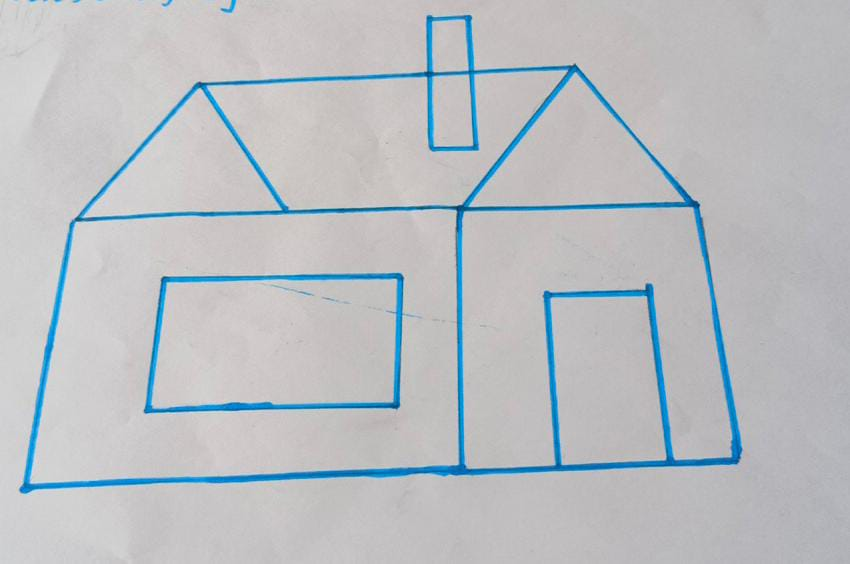
#> input picture casa.jpeg, 850 x 564 px
$ python control.py
#> lines starting #> are read from the running program, lines starting #| are printed output that depends on the picture; after the words box and inside, x2 and y2 are one past the last pixel; in counts of white or black regions, pixels touching at a corner belong together
import cv2
import numpy as np
import matplotlib.pyplot as plt

original_image = cv2.imread('casa.jpeg')
#> original_image is the input picture: shape (564, 850, 3); mean B, G, R 194.3, 190.2, 185.9

gray_image = cv2.cvtColor(original_image, cv2.COLOR_BGR2GRAY)
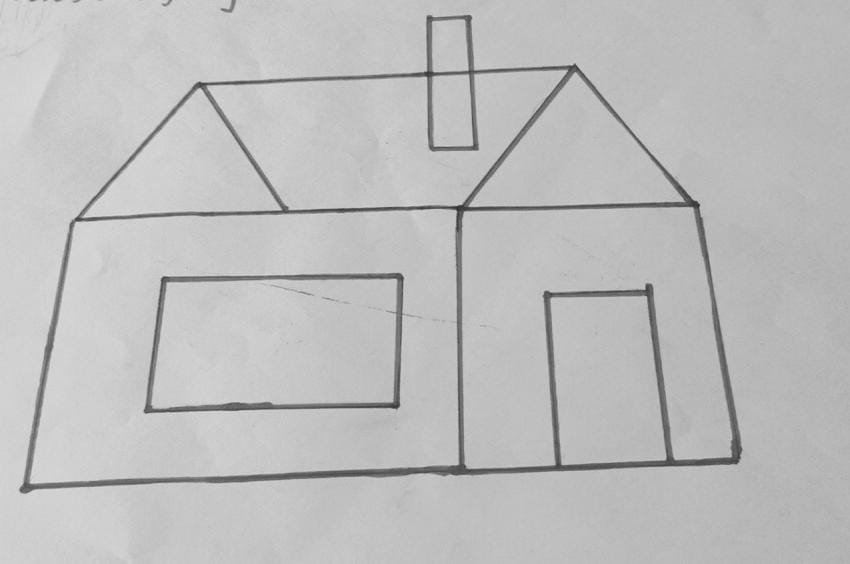
#> gray_image: shape (564, 850); min 41, max 224, mean 189.4

_, threshold_image = cv2.threshold(gray_image, 120, 255, cv2.THRESH_BINARY_INV)
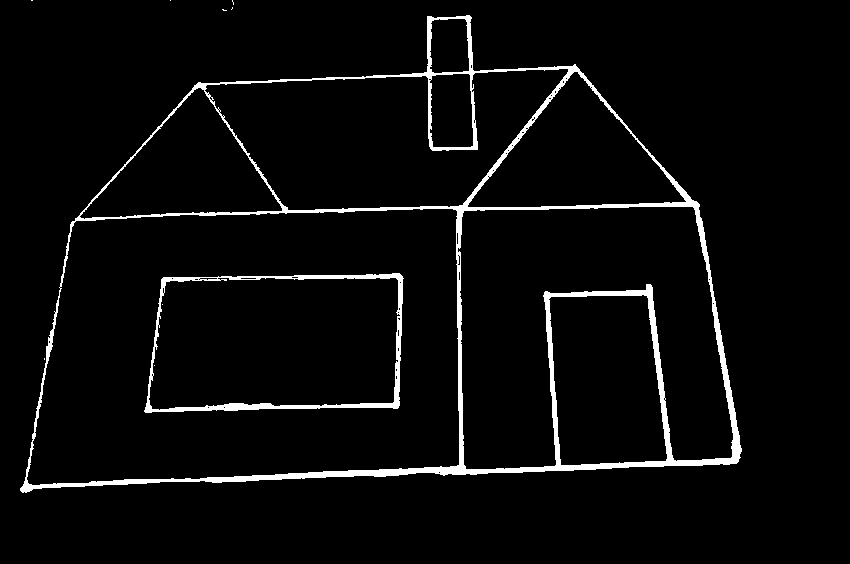
#> threshold_image: shape (564, 850); 4% white; 10 white regions (8 under 20 px)

contours, _ = cv2.findContours(threshold_image, cv2.RETR_TREE, cv2.CHAIN_APPROX_SIMPLE)
#> contours = 71 contours, 57 with area under 20; largest, box (x1, y1, x2, y2) and area: (20, 15, 742, 493) 248208, (26, 208, 460, 486) 106790, (457, 206, 734, 470) 46051, (144, 273, 404, 413) 32778, (204, 68, 569, 211) 32164

colored_image = original_image.copy()

colors = [(255, 0, 0), (0, 255, 0), (0, 0, 255), (255, 255, 0), (255, 0, 255), (0, 255, 255), (128, 128, 255), (255, 128, 128)]

for i, contour in enumerate(contours):
    if cv2.contourArea(contour) > 100:
        cv2.drawContours(colored_image, [contour], -1, colors[i % len(colors)], -1)
#> this loop made 71 passes
#> contour on passes 1, 3, 6, 8, 11, 15, 16, 23, 26, 27, 31, 32: [[44, 358], [44, 359]], [[438, 472], [439, 471], [440, 472], [439, 473]], [[712, 303], [713, 302], [714, 303], [713, 304]], [[708, 279], [709, 278], [710, 279], [709, 280]], [[457, 255], [458, 254], [459, 255], [458, 256]], [[223, 407], [224, 406], [225, 407], [224, 408]], [[207, 407], [208, 406], [209, 407], [208, 408]], [[397, 312], [398, 311], [399, 312], [398, 313]], [[399, 282], [400, 281], [401, 282], [400, 283]], [[198, 279], [199, 278], [200, 279], [199, 280]], [[154, 365]], [[162, 304]]
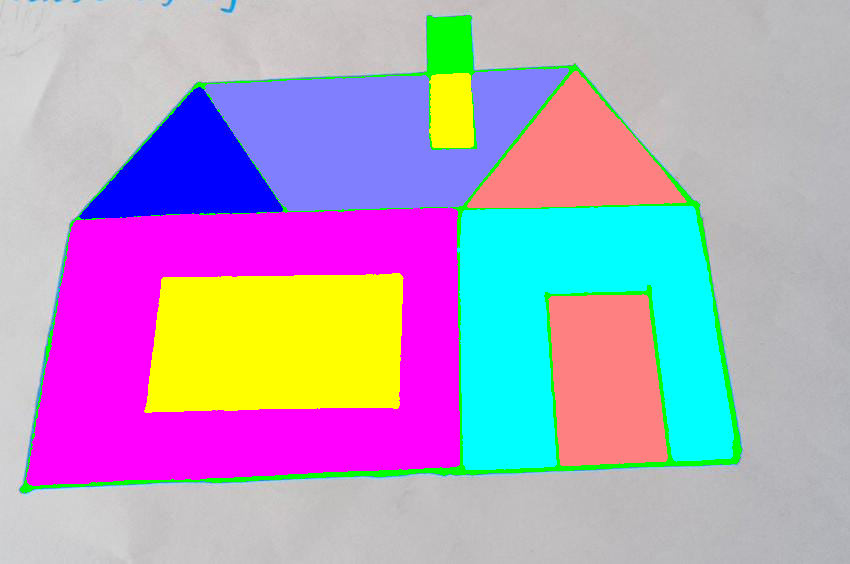
#> colored_image: shape (564, 850, 3); mean B, G, R 190.9, 160.6, 177.6

cv2.imshow('Original Image', original_image)
cv2.imshow('Threshold Image', threshold_image)
cv2.imshow('Colored Image', colored_image)

cv2.imwrite('casa1.jpeg', original_image)
cv2.imwrite('casa2.jpeg', threshold_image)
cv2.imwrite('casa3.jpeg', colored_image)

cv2.waitKey(0)
cv2.destroyAllWindows()
